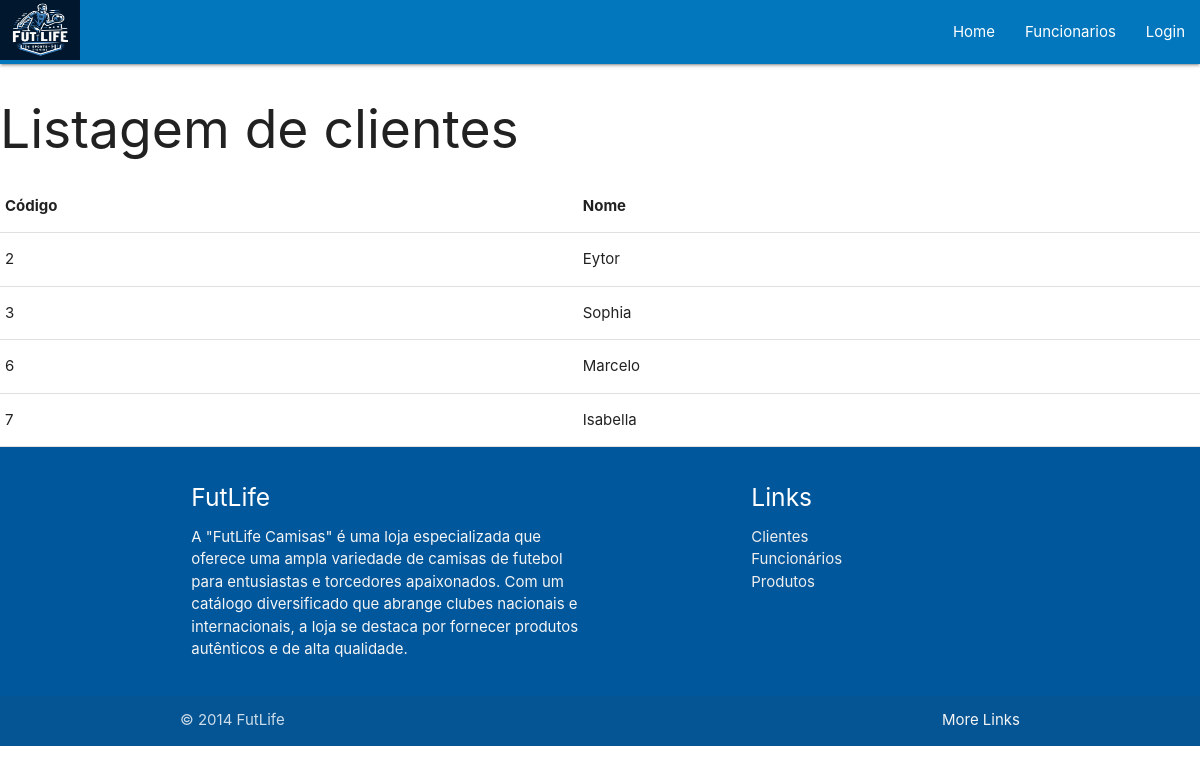
The page /FutLife/lista_de_clientes.php on the database its author committed.
### tables this page shows
CREATE TABLE `tabclientes` (
  `cliId` int(11) NOT NULL,
  `cliNome` varchar(40) NOT NULL,
  `cliTelefone` varchar(15) DEFAULT NULL,
  `cliDataNasc` date NOT NULL
);

### FutLife/lista_de_clientes.php (the view, shortened to what this page needs)
<?php
include_once 'config.php';
include_once "cabecalho.php";
    $consulta = $conexao->prepare('Select * from tabclientes');
    $consulta->execute();
?>
<head>
</head>
<body>
   <h2>Listagem de clientes</h2>
   <table>
      <tr>
         <th>Código</th>
         <th>Nome</th>
      </tr>
      <?php
      while ($linha = $consulta->fetch(PDO::FETCH_ASSOC)) {
         echo "<tr><td>{$linha['cliId']}</td>";
         echo "<td>{$linha['cliNome']}</td>";
      }
      echo "</table>";
      include_once "rodape.php";
      ?>
</body>
</html>

### rows shown on the page
tabclientes: cliId "2", cliNome "Eytor"
tabclientes: cliId "3", cliNome "Sophia"
tabclientes: cliId "6", cliNome "Marcelo"
tabclientes: cliId "7", cliNome "Isabella"
